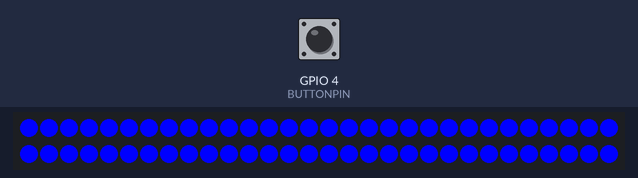
Recording of a sketch running on a simulated ESP8266 (NodeMCU). Parts: 60 RGB LEDs in strip order, left to right, continuing on the next row. Inputs (shaded band) come from the test bench; at power-on: GPIO 4 (BUTTONPIN) HIGH.

Above: at 0.7 s.
1.3 s: GPIO 4 (BUTTONPIN) pulled LOW for 0.15 s
2.0 s: GPIO 4 (BUTTONPIN) pulled LOW for 1 s
At 2.34 s:
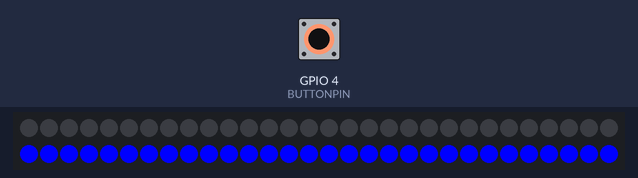
3.6 s: GPIO 4 (BUTTONPIN) pulled LOW for 0.15 s
At 4.17 s:
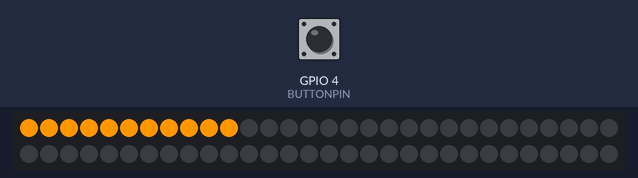
4.3 s: GPIO 4 (BUTTONPIN) pulled LOW for 1 s
At 4.81 s:
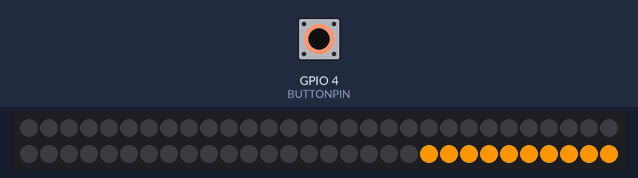
Timing chart, 0 to 6.9 s (numbered marks = the images above; inputs shaded):
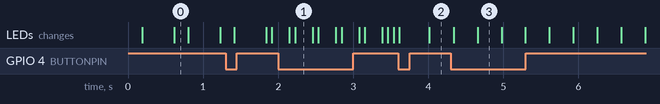

Measured:
- after the input at 2.0 s, the LEDs: first differ from a run without the input after 0.23 s (image 1)

The sketch:

main.ino
```cpp
/*
   Emergency Light Ver 1.4
   J. Lewsader
   8/2020
*/

#include <Adafruit_NeoPixel.h>
#ifdef __AVR__
#include <avr/power.h>
#endif
#define LEDPIN 0          // Change this to whatever pin your NeoPixel Data is using.
#define BUTTONPIN 4       // Change this to whatever pin your switch/button is on. MAKE SURE IT WILL SUPPORT INTERRUPTS!!
#define NUM_PIXELS 60     // Change this to the number of pixels in your strip.

// Some global button variables
int selector = 0;
unsigned long button_time = 0;
unsigned long last_button_time = 0;
boolean cancelLoop = false;

// See the Adafruit NeoPixel documentation for details.
Adafruit_NeoPixel strip = Adafruit_NeoPixel(NUM_PIXELS, LEDPIN, NEO_GRB + NEO_KHZ800);

/* This is the Interrupt code for the momentary button/switch.
** For use on the ESP8266, we have to place it in RAM with ICACHE_RAM_ATTR.  */
ICACHE_RAM_ATTR void increment() {

  button_time = millis();
  //check to see if increment() was called in the last 250 milliseconds. Nice little debounce.
  if (button_time - last_button_time > 250)
  {
    selector++;
    if (selector > 6) selector = 0;
    cancelLoop = true;
    last_button_time = button_time;
  }
}

void setup() {
  pinMode(BUTTONPIN, INPUT_PULLUP);
  attachInterrupt(digitalPinToInterrupt(BUTTONPIN), increment, FALLING);
  strip.begin();
  strip.show();
}

void loop () {
  /*  For strip.Color(R, G, B), use 0-255 to set intensity.
      The last number is a delay 0-255 range.   */
  switch (selector) {
    case 0  : {
        // Triple Flash - Blue
        TripFlash(strip.Color(0, 0, 255), 60);
        break;
      }
    case 1  : {
        // 2-Color WigWag
        WigWag2(strip.Color(0, 0, 255), strip.Color(255, 255, 255), 75); // Blue and White
        break;
      }
    case 2  : {
        // Blue WigWag
        WigWag(strip.Color(0, 0, 255), 75);
        break;
      }
    case 3  : {
        // Amber Right
        ClearLights();
        ArrowRight(strip.Color(255, 150, 0), 30);
        break;
      }
    case 4  : {
        // Amber Left
        ArrowLeft(strip.Color(255, 150, 0), 30);
        break;
      }
    case 5  : {
        // Amber Center Out
        CenterOut(strip.Color(255, 150, 0), 30);
        break;
      }
    case 6  : {
        // Amber WigWag
        WigWag(strip.Color(255, 150, 0), 191);
        break;
      }
      // case 7  : {
      //     // OFF
      //     ClearLights();
      //     break;
      //   }
  }

  cancelLoop = false;
}

// Effects Functions Below ************************************************

void ArrowRight(uint32_t c, uint8_t wait) {
  for (uint16_t i = 0; i < strip.numPixels(); i++) {
    if (cancelLoop == false) {
      strip.setPixelColor(i, c);
      strip.show();
      delay(wait);
    }
    else {
      ClearLights();
      break;
    }
  }
  for (uint16_t i = 0; i < strip.numPixels(); i++) {
    if (cancelLoop == false) {
      strip.setPixelColor(i, 0);
    }
    else {
      ClearLights();
      break;
    }
  }
  strip.show();
  delay(wait);
}

void ArrowLeft(uint32_t c, uint8_t wait) {
  for (uint16_t i = strip.numPixels(); i > 0 ; i--) {
    if (cancelLoop == false) {
      strip.setPixelColor(i, c);
      strip.show();
      delay(wait);
    }
    else {
      ClearLights();
      break;
    }
  }
  for (uint16_t i = strip.numPixels(); i > 0 ; i--) {
    if (cancelLoop == false) {
      strip.setPixelColor(i, 0);
    }
    else {
      ClearLights();
      break;
    }
  }
  strip.show();
  delay(wait);
}

void WigWag(uint32_t c, uint8_t wait) {
  for (int i = 0; i < strip.numPixels(); i = i + 1) {
    strip.setPixelColor(i, c);
  }
  for (int i = (strip.numPixels() / 2); i < strip.numPixels(); i = i + 1) {
    strip.setPixelColor(i, 0);
  }
  strip.show();
  delay(wait);

  for (int i = 0; i < strip.numPixels(); i = i + 1) {
    strip.setPixelColor(i, 0);
  }
  for (int i = (strip.numPixels() / 2); i < strip.numPixels(); i = i + 1) {
    strip.setPixelColor(i, c);
  }
  strip.show();
  delay(wait);
}


void WigWag2(uint32_t c, uint32_t c2, uint8_t wait) {
  for (int i = 0; i < strip.numPixels(); i = i + 1) {
    strip.setPixelColor(i, c);
  }
  for (int i = (strip.numPixels() / 2); i < strip.numPixels(); i = i + 1) {
    strip.setPixelColor(i, 0);
  }
  strip.show();
  delay(wait);

  for (int i = 0; i < strip.numPixels(); i = i + 1) {
    strip.setPixelColor(i, 0);
  }
  for (int i = (strip.numPixels() / 2); i < strip.numPixels(); i = i + 1) {
    strip.setPixelColor(i, c2);
  }
  strip.show();
  delay(wait);
}

void ClearLights() {
  for (int i = 0; i < strip.numPixels(); i = i + 1) {
    strip.setPixelColor(i, 0);    //turn every pixel off
  }
  strip.show();
}

void AllOn(uint32_t c) {
  for (int i = 0; i < strip.numPixels(); i = i + 1) {
    strip.setPixelColor(i, c);
  }
  strip.show();
}

void TripFlash(uint32_t c, uint8_t wait) {
  for (int x = 0; x < 3; x++) {
    for (int i = 0; i < strip.numPixels(); i = i + 1) {
      strip.setPixelColor(i, c);
    }
    strip.show();
    delay(wait);

    for (int i = 0; i < strip.numPixels(); i = i + 1) {
      strip.setPixelColor(i, 0);
    }
    strip.show();
    delay(wait);
  }
  delay(wait * 4);
}

void CenterOut(uint32_t c, uint8_t wait) {
  uint16_t j = 1;
  uint16_t HALFWAY = (strip.numPixels() / 2) - 1;

  for (uint16_t i = HALFWAY; i < strip.numPixels(); i++) {
    if (cancelLoop == false) {
      strip.setPixelColor(HALFWAY - j, c);    //scans to the right
      strip.setPixelColor(i, c);              //scans to the left
      j++;
      strip.show();
      delay(wait);
      if (j == HALFWAY) {
        j = 1;
      }
    } else {
      ClearLights();
      break;
    }
  }
  for (uint16_t i = 0; i < strip.numPixels(); i++) {
    strip.setPixelColor(i, 0);
  }
  strip.show();
  delay(wait);
}
```
